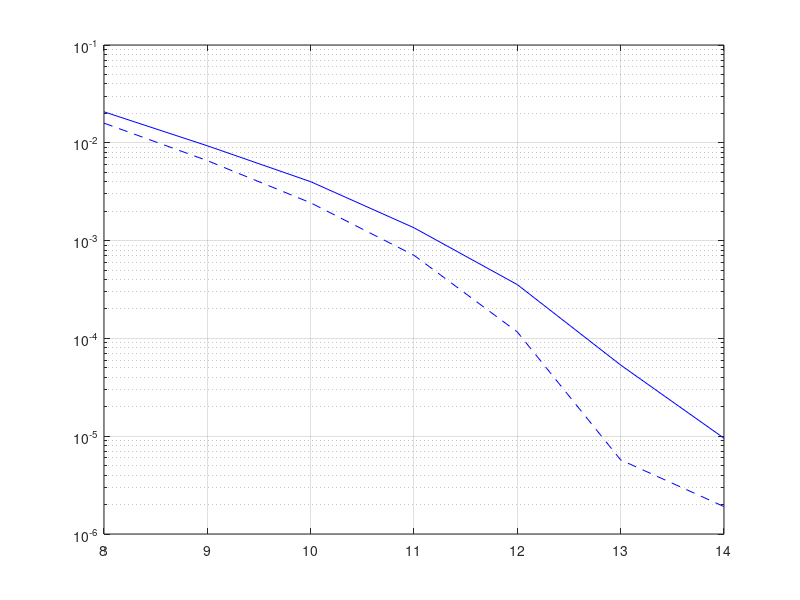

This chart was generated by the following MATLAB code: (Note: this script raises an error after producing the figure.)
clc; close all; clear global; clearvars;

SNR_vect = 8:14;
load('Pe_LE.mat');
load('Pe_DFE.mat');
% load('Pe_FBA.mat');
% load('Pe_AWGN_sim.mat');

figure()
semilogy(SNR_vect, Pe_LE, 'b--');
hold on;
grid on;
semilogy(SNR_vect, Pe_DFE, 'b');
semilogy(SNR_vect, Pe_FBA, 'r');
semilogy(SNR_vect, Pe_AWGN_sim, 'g--');
semilogy(SNR_vect, awgn_bound, 'g');
ylim([10^-4 10^-1]);
xlim([8 14])
xlabel('SNR');
ylabel('$P_e$');
legend('MF+LE@T','MF+DFE@T','FBA','MF b-S','MF b-T');
